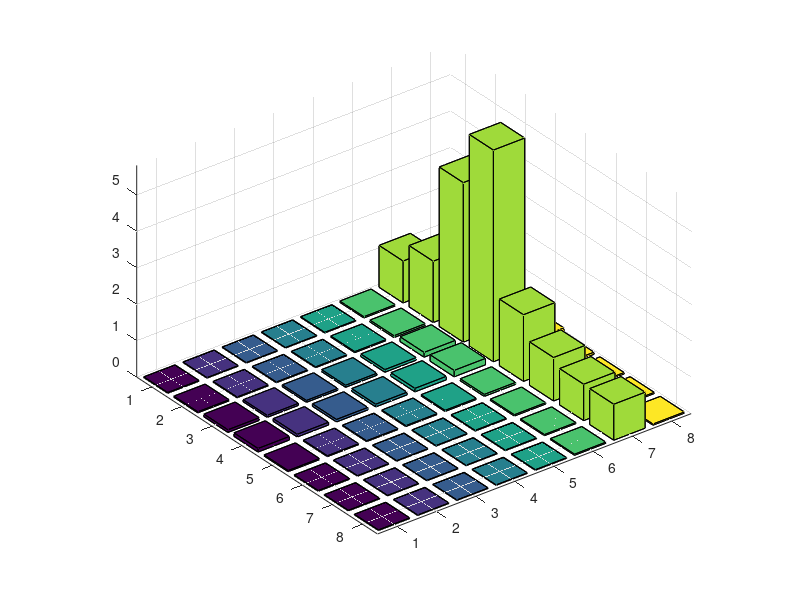

Here is the MATLAB script that generated this plot:
% % UPA array steering vector
clear; clc;

%% Antenna paras
Nx = 8;
Ny = 8;
N = Nx * Ny;
theta = 40;   % 方向角
phi = 130;     % 俯仰角

nx = 0:Nx-1;
ny = 0:Ny-1;
%% UPA steering vec
% Low-Complexity Separable Beamformers for Massive Antenna Array Systems
% array_y = sqrt(1/Ny)*exp(-1i * pi * ny * sind(theta) * sind(phi)).';
% array_z = sqrt(1/Nx)*exp(-1i * pi * nx * cosd(phi)).';
% Array = kron(array_y, array_z);

Array = zeros(Nx, Ny);
for k = 0 : Nx-1
    for j = 0 : Ny-1
        Array(k + 1, j + 1) = exp(-1i * pi * (k*cosd(phi) + j*sind(theta) * sind(phi)))/sqrt(Nx*Ny);
    end
end



%% 2D DFT matrix/codebook for UPA
DFT_H = zeros(N, N);
% for k = 0 : N-1
%     v = floor(k / Nx);
%     u = k - v * Nx;
%     for j = 0 : N-1
%         y = floor(j / Nx);
%         x = j - y * Nx;
%         DFT_H(k + 1, j + 1) = exp(-1i * 2 * pi * (u * x/ Nx + v * y / Ny));
%     end
% end

% Fx = dftmtx(Nx);
% Fy = dftmtx(Ny);
gy = 0 : -2/Ny : -2*(Ny-1)/Ny;
gy((gy<-1)) = gy((gy<-1)) + 2;
gx = 0 : -2/Nx : -2*(Nx-1)/Nx;
gx((gx<-1)) = gx((gx<-1)) + 2;


Fy = exp(1i * pi * ny' * gy);
Fx = exp(1i * pi * nx' * gx);

DFT_H = kron(Fy.', Fx);

%% Beam training
received_seq = abs(Fx*Array*Fy);
[I_row, I_col] = find(received_seq == max(max(received_seq)));

% https://blog.csdn.net/qq_23947237/article/details/89925088
% [ -(N-1)/2N,  (N-1)/2N ]
dft_phi = gx(I_row);
est_phi = acosd(dft_phi);
disp(['estimated \phi :', num2str(est_phi)]);



figure(1);
bar3(received_seq); % 'detached'
